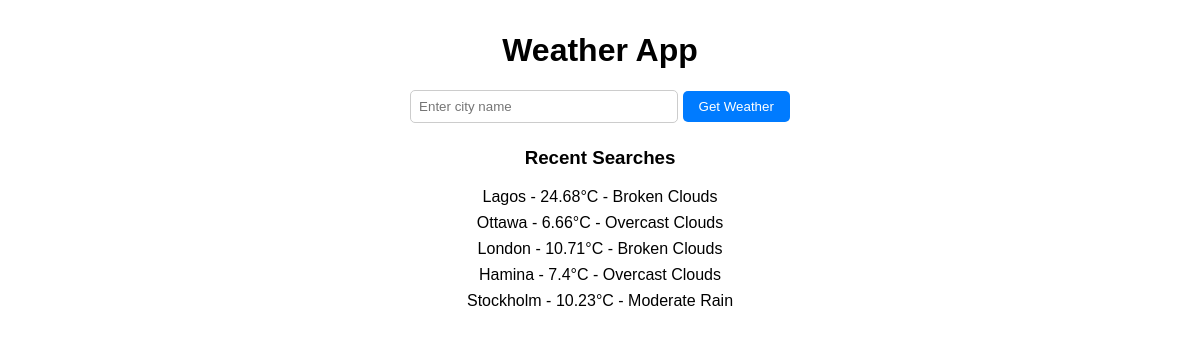
The page / on the database its author committed.
### main/models.py (models this page shows, shortened)
class SearchHistory(models.Model):
    city_name=models.CharField(max_length=100)
    temperature=models.FloatField(null=True, blank=True)
    humidity=models.IntegerField(null=True, blank=True)
    pressure=models.IntegerField(null=True, blank=True)
    description=models.CharField(max_length=255, null=True, blank=True)
    searched_at=models.DateTimeField(auto_now_add=True)

### main/views.py (the view, shortened to what this page needs)
# urls.py: path('', views.index),
def index(request):
    weather = None
    error = None
    recent_searches = SearchHistory.objects.order_by('-searched_at')[:5]  # last 5 searches
    return render(request, "main/index.html", {
        'weather': weather,
        'error': error,
        'recent_searches': recent_searches
    })

### main/templates/main/index.html (shortened to what this page needs)
<!DOCTYPE html>
<html lang="en">
<head>
</head>
<body>
    <h1>Weather App</h1>
    <form method="post">
        <input type="text" name="city" placeholder="Enter city name">
        <button type="submit">Get Weather</button>
    </form>
    {% if recent_searches %}
        <div class="recent">
            <h3>Recent Searches</h3>
            <ul>
                {% for search in recent_searches %}
                    <li>{{ search.city_name }} - {{ search.temperature }}°C - {{ search.description }}</li>
                {% endfor %}
            </ul>
        </div>
    {% endif %}
</body>
</html>

### main/templates/main/index.html (style rules this page uses)
body { font-family: Arial, sans-serif; margin: 2rem; text-align: center; }
input[type="text"] { padding: 0.5rem; width: 250px; border-radius: 5px; border: 1px solid #ccc; }
button { padding: 0.5rem 1rem; border: none; border-radius: 5px; background: #007BFF; color: white; cursor: pointer; }
.weather, .recent { margin-top: 1.5rem; }
ul { list-style: none; padding: 0; }
li { margin: 0.5rem 0; }

### rows shown on the page
SearchHistory: city_name "Lagos", temperature "24.68", description "Broken Clouds"
SearchHistory: city_name "Ottawa", temperature "6.66", description "Overcast Clouds"
SearchHistory: city_name "London", temperature "10.71", description "Broken Clouds"
SearchHistory: city_name "Hamina", temperature "7.4", description "Overcast Clouds"
SearchHistory: city_name "Stockholm", temperature "10.23", description "Moderate Rain"
